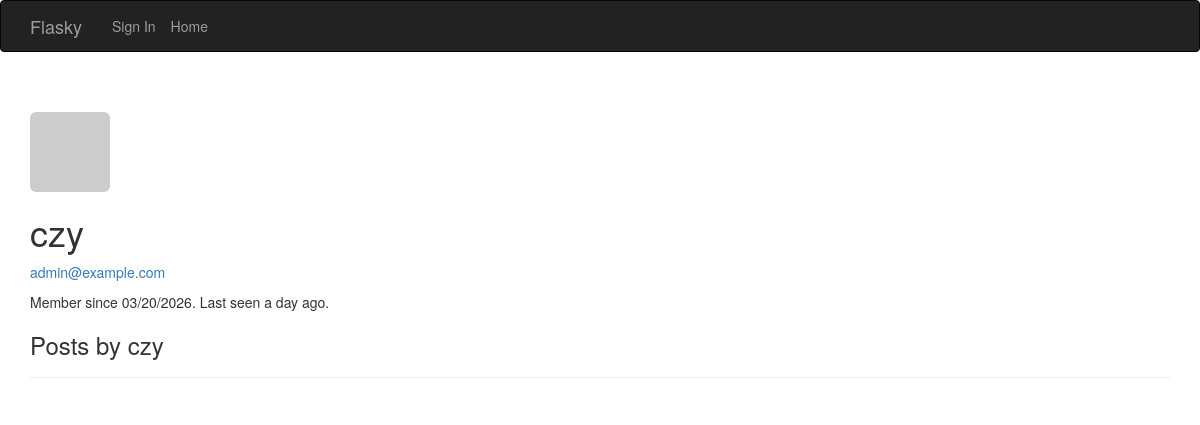
The app's page /user/czy, older data.
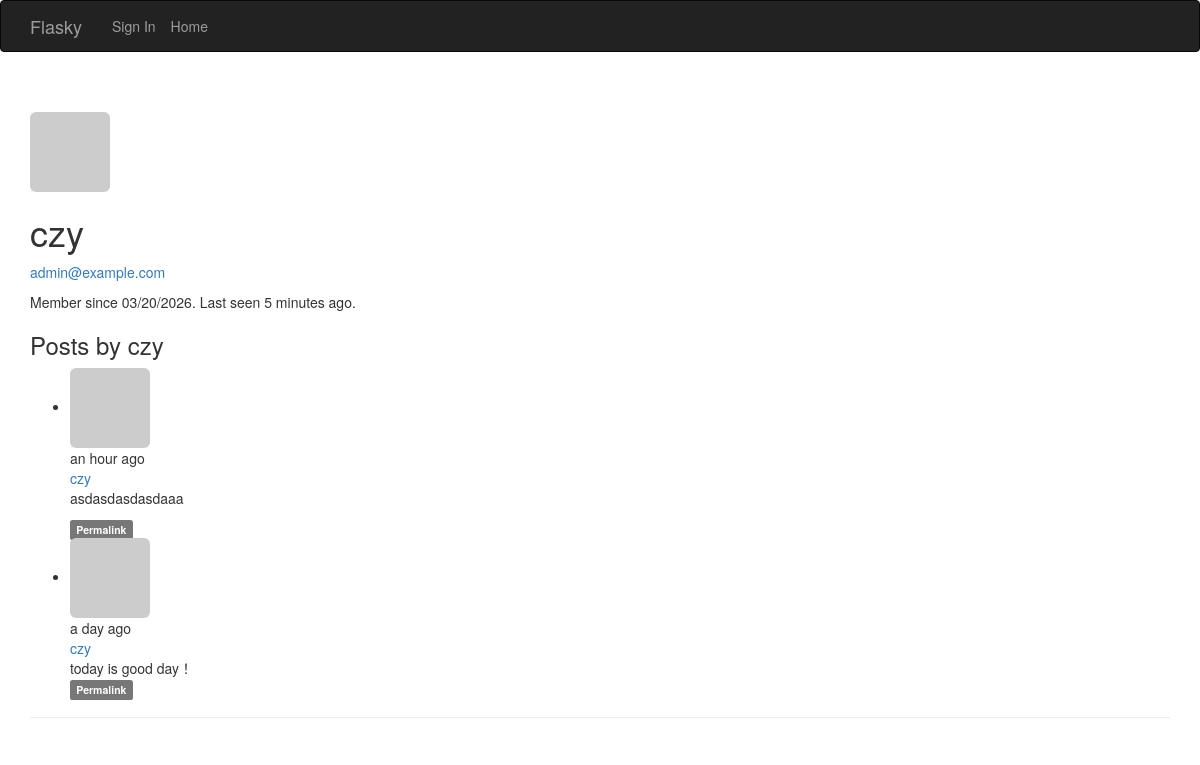
The same page, newer data.
### app/models.py (models this page shows, shortened)
class User(UserMixin, db.Model):
    __tablename__ = 'users'
    id = db.Column(db.Integer, primary_key = True)
    email = db.Column(db.String(64), unique=True, index=True)
    username = db.Column(db.String(64), unique=True, index=True)
    password_hash = db.Column(db.String(128))
    role_id = db.Column(db.Integer, db.ForeignKey('roles.id'))
    name = db.Column(db.String(64))
    location = db.Column(db.String(64))
    about_me = db.Column(db.Text())
    member_since = db.Column(db.DateTime(), default=datetime.utcnow)
    last_seen = db.Column(db.DateTime(), default=datetime.utcnow)
    avatar_hash = db.Column(db.String(32))
    posts = db.relationship('Post', backref='author', lazy='dynamic')
    def gravatar(self, size=100, default='identicon', rating='g'):
        if request.is_secure:
            url = 'https://secure.gravatar.com/avatar'
        else:
            url = 'http://www.gravatar.com/avatar'
        hash = self.avatar_hash or hashlib.md5(self.email.encode('utf-8')).hexdigest()
        return '{url}/{hash}?s={size}&d={default}&r={rating}'.format(url=url, hash=hash, size=size, default=default, rating=rating)
    @property
    def password(self):
        raise AttributeError('password is not a readable attribute')

class Post(db.Model):
    __tablename__ = 'posts'
    id = db.Column(db.Integer, primary_key=True)
    body = db.Column(db.Text)
    timestamp = db.Column(db.DateTime, index=True, default=datetime.utcnow)
    author_id = db.Column(db.Integer, db.ForeignKey('users.id'))
    body_html = db.Column(db.Text)

### app/main/views.py (the view)
@main.route('/user/<username>')
def user(username):
    user = User.query.filter_by(username=username).first()
    if user is None:
        abort(404)
    posts = user.posts.order_by(Post.timestamp.desc()).all()
    return render_template('user.html', user=user, posts=posts)

### app/__init__.py (called while the page is built)
def create_app(config_name='default'):
    app = Flask(__name__)
    app.config.from_object(config[config_name])
    config[config_name].init_app(app)
    bootstrap.init_app(app)
    moment.init_app(app)
    db.init_app(app)
    login_manager.init_app(app)
    csrf.init_app(app)
    migrate.init_app(app, db)
    pagedown.init_app(app)
    from .main import main as main_blueprint
    app.register_blueprint(main_blueprint)
    from .models import Permission
    @app.context_processor
    def inject_permissions():
        return dict(Permission=Permission)
    from .auth import auth as auth_blueprint
    app.register_blueprint(auth_blueprint, url_prefix='/auth')
    from .models import AnonymousUser
    login_manager.anonymous_user = AnonymousUser
    return app

### app/auth/views.py (called while the page is built)
@auth.before_app_request
def before_request():
    if current_user.is_authenticated:
        current_user.ping()

### app/models.py (called while the page is built)
    def is_administrator(self):
        return False

### app/templates/user.html (shortened to what this page needs)
{% extends "base.html" %}
{% block page_content %}
<div class="page-header">
    <img class="img-rounded profile-thumbnail" src="{{ user.gravatar(size=256) }}">
    <h1>{{ user.username }}</h1>
    {% if current_user.is_administrator %}
    <p><a href="mailto:{{ user.email }}">{{ user.email }}</a></p>
    {% endif %}
    <p>
        Member since {{ moment(user.member_since).format('L') }}.
        Last seen {{ moment(user.last_seen).fromNow() }}.
    </p>
    <h3>Posts by {{ user.username }}</h3>
    {% include '_posts.html' %}
</div>
{% endblock %}

### app/templates/base.html (shortened to what this page needs)
{% extends "bootstrap/base.html" %}
{% block navbar %}
<div class="navbar navbar-inverse" role="navigation">
    <div class="container">
        <div class="navbar-header">
            <a class="navbar-brand" href="/">Flasky</a>
            <ul class="nav navbar-nav navbar-right">
                {% if current_user.is_authenticated %}
                <li><a href="{{ url_for('auth.logout') }}">Sign Out</a></li>
                <li><a href="{{ url_for('main.user', username=current_user.username) }}"> Profile </a></li>
                {% else %}
                <li><a href="{{ url_for('auth.login') }}">Sign In</a></li>
                {% endif %}
            </ul>
        </div>
        <div class="navbar-collapse collapse">
            <ul class="nav navbar-nav">
                <li><a href="/">Home</a></li>
            </ul>
        </div>
    </div>
</div>
{% endblock %}
{% block content %}
<div class="container">
    {% block page_content %}{% endblock %}
</div>
{% endblock %}

### app/templates/_posts.html (shortened to what this page needs)
<ul class="posts">
    {% for post in posts %}
    <li class="post">
        <div class="profile-thumbnail">
            <a href="{{ url_for('.user', username=post.author.username) }}">
                <img class="img-rounded profile-thumbnail"
                    src="{{ post.author.gravatar(size=40) }}">
            </a>
        </div>
        <div class="post-date">{{ moment(post.timestamp).fromNow() }}</div>
        <div class="post-author">
            <a href="{{ url_for('.user', username=post.author.username) }}">
                {{ post.author.username }}
            </a>
        </div>
        <div class="post-content">
            <div class="post-body">
                {% if post.body_html %}
                    {{ post.body_html | safe }}
                {% else %}
                    {{ post.body }}
                {% endif %}
            </div>
            <div class="post-footer">
                <a href="{{ url_for('.post', id=post.id) }}">
                    <span class="label label-default">Permalink</span>
                </a>
            </div>
        </div>
    </li>
    {% endfor %}
</ul>

Row changes from the older to the newer data that the page shows:
changed User "czy": last_seen "a day ago" → "5 minutes ago"
added Post: timestamp "an hour ago", author.username "czy", body_html "asdasdasdasdaaa"
added Post: timestamp "a day ago", author.username "czy", body "today is good day！"
